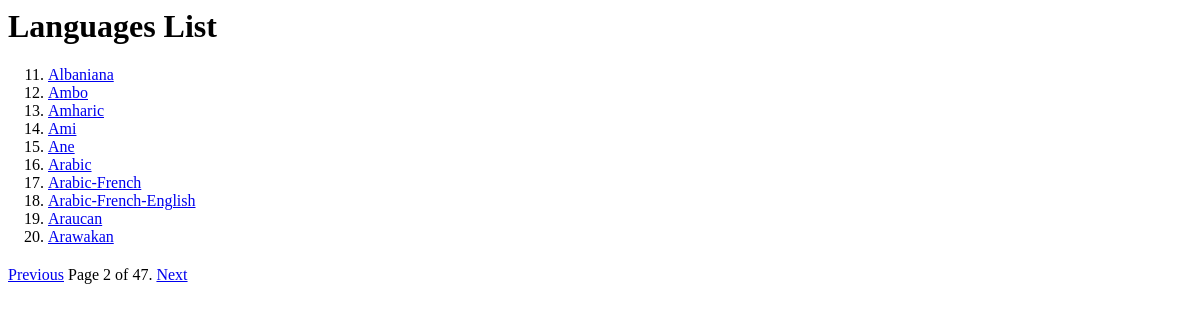
The app's page /languages_list?page=2 with its own data.
### countries/models.py (models this page shows)
class Language(models.Model):
    name = models.CharField(max_length=30)
    def __str__(self):
        return self.name

### countries/views.py (the view)
# urls.py: path('languages_list', views.languages_list, name='languages_list'),
def languages_list(request):
    languages = Language.objects.all()
    per_page = 10
    paginator = Paginator(languages, per_page)
    page = request.GET.get('page')
    try:
        languages = paginator.page(page)
    except PageNotAnInteger:
        languages = paginator.page(1)
    except EmptyPage:
        languages = paginator.page(paginator.num_pages)
    context = {'languages': languages, 'page': page}
    return render(request, 'countries/languages_list.html', context)

### countries/templates/countries/languages_list.html (shortened to what this page needs)
{% load static %}
<link rel="stylesheet" type="text/css" href="{% static 'css/style.css' %}">
<!DOCTYPE html>
<html lang="en">
<head>
</head>
<body>
    <h1><a href="{% url 'index' %}">Languages List</a></h1>
    <ol start="{{ languages.start_index }}">
        {% for language in languages %}
            <li><a href="{% url 'countries_list_lang' language %}"> {{ language }}</a></li>
        {% endfor %}
    </ol>
{% include "countries/pagination.html" with page=languages %}
</body>
</html>

### countries/static/css/style.css (style rules this page uses)
ol, ul { margin-top: 0; margin-bottom: 20px; }
h1>a { text-decoration: none; color: #000; }

### records on screen
Language: name "Albaniana"
Language: name "Ambo"
Language: name "Amharic"
Language: name "Ami"
Language: name "Ane"
Language: name "Arabic"
Language: name "Arabic-French"
Language: name "Arabic-French-English"
Language: name "Araucan"
Language: name "Arawakan"

### other values on screen
{{ page.number }} "2"
{{ page.paginator.num_pages }} "47"
